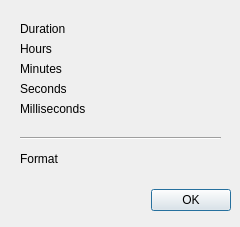
<?xml version="1.0" encoding="UTF-8"?>
<ui version="4.0">
 <class>DetailsWindow</class>
 <widget class="QDialog" name="DetailsWindow">
  <property name="geometry">
   <rect>
    <x>0</x>
    <y>0</y>
    <width>240</width>
    <height>227</height>
   </rect>
  </property>
  <property name="windowTitle">
   <string>Dialog</string>
  </property>
  <widget class="QDialogButtonBox" name="buttonBox">
   <property name="geometry">
    <rect>
     <x>10</x>
     <y>180</y>
     <width>221</width>
     <height>41</height>
    </rect>
   </property>
   <property name="orientation">
    <enum>Qt::Horizontal</enum>
   </property>
   <property name="standardButtons">
    <set>QDialogButtonBox::Ok</set>
   </property>
  </widget>
  <widget class="QLabel" name="label">
   <property name="geometry">
    <rect>
     <x>20</x>
     <y>20</y>
     <width>67</width>
     <height>17</height>
    </rect>
   </property>
   <property name="text">
    <string>Duration</string>
   </property>
   <property name="textFormat">
    <enum>Qt::AutoText</enum>
   </property>
  </widget>
  <widget class="QLabel" name="label_2">
   <property name="geometry">
    <rect>
     <x>20</x>
     <y>40</y>
     <width>67</width>
     <height>17</height>
    </rect>
   </property>
   <property name="text">
    <string>Hours</string>
   </property>
   <property name="textFormat">
    <enum>Qt::AutoText</enum>
   </property>
  </widget>
  <widget class="QLabel" name="label_3">
   <property name="geometry">
    <rect>
     <x>20</x>
     <y>60</y>
     <width>67</width>
     <height>17</height>
    </rect>
   </property>
   <property name="text">
    <string>Minutes</string>
   </property>
   <property name="textFormat">
    <enum>Qt::AutoText</enum>
   </property>
  </widget>
  <widget class="QLabel" name="label_4">
   <property name="geometry">
    <rect>
     <x>20</x>
     <y>80</y>
     <width>67</width>
     <height>17</height>
    </rect>
   </property>
   <property name="text">
    <string>Seconds</string>
   </property>
   <property name="textFormat">
    <enum>Qt::AutoText</enum>
   </property>
  </widget>
  <widget class="QLabel" name="label_5">
   <property name="geometry">
    <rect>
     <x>20</x>
     <y>100</y>
     <width>91</width>
     <height>17</height>
    </rect>
   </property>
   <property name="text">
    <string>Milliseconds</string>
   </property>
   <property name="textFormat">
    <enum>Qt::AutoText</enum>
   </property>
  </widget>
  <widget class="QLabel" name="label_6">
   <property name="geometry">
    <rect>
     <x>20</x>
     <y>150</y>
     <width>67</width>
     <height>17</height>
    </rect>
   </property>
   <property name="text">
    <string>Format</string>
   </property>
   <property name="textFormat">
    <enum>Qt::AutoText</enum>
   </property>
  </widget>
  <widget class="Line" name="line">
   <property name="geometry">
    <rect>
     <x>20</x>
     <y>130</y>
     <width>201</width>
     <height>16</height>
    </rect>
   </property>
   <property name="orientation">
    <enum>Qt::Horizontal</enum>
   </property>
  </widget>
  <widget class="QLabel" name="format">
   <property name="geometry">
    <rect>
     <x>170</x>
     <y>150</y>
     <width>67</width>
     <height>17</height>
    </rect>
   </property>
   <property name="text">
    <string/>
   </property>
   <property name="textFormat">
    <enum>Qt::AutoText</enum>
   </property>
  </widget>
  <widget class="QLabel" name="milliseconds">
   <property name="geometry">
    <rect>
     <x>170</x>
     <y>100</y>
     <width>67</width>
     <height>17</height>
    </rect>
   </property>
   <property name="text">
    <string/>
   </property>
   <property name="textFormat">
    <enum>Qt::AutoText</enum>
   </property>
  </widget>
  <widget class="QLabel" name="seconds">
   <property name="geometry">
    <rect>
     <x>170</x>
     <y>80</y>
     <width>67</width>
     <height>17</height>
    </rect>
   </property>
   <property name="text">
    <string/>
   </property>
   <property name="textFormat">
    <enum>Qt::AutoText</enum>
   </property>
  </widget>
  <widget class="QLabel" name="minutes">
   <property name="geometry">
    <rect>
     <x>170</x>
     <y>60</y>
     <width>67</width>
     <height>17</height>
    </rect>
   </property>
   <property name="text">
    <string/>
   </property>
   <property name="textFormat">
    <enum>Qt::AutoText</enum>
   </property>
  </widget>
  <widget class="QLabel" name="hours">
   <property name="geometry">
    <rect>
     <x>170</x>
     <y>40</y>
     <width>67</width>
     <height>17</height>
    </rect>
   </property>
   <property name="text">
    <string/>
   </property>
   <property name="textFormat">
    <enum>Qt::AutoText</enum>
   </property>
  </widget>
 </widget>
 <resources/>
 <connections>
  <connection>
   <sender>buttonBox</sender>
   <signal>accepted()</signal>
   <receiver>DetailsWindow</receiver>
   <slot>accept()</slot>
   <hints>
    <hint type="sourcelabel">
     <x>248</x>
     <y>254</y>
    </hint>
    <hint type="destinationlabel">
     <x>157</x>
     <y>274</y>
    </hint>
   </hints>
  </connection>
  <connection>
   <sender>buttonBox</sender>
   <signal>rejected()</signal>
   <receiver>DetailsWindow</receiver>
   <slot>reject()</slot>
   <hints>
    <hint type="sourcelabel">
     <x>316</x>
     <y>260</y>
    </hint>
    <hint type="destinationlabel">
     <x>286</x>
     <y>274</y>
    </hint>
   </hints>
  </connection>
 </connections>
</ui>
